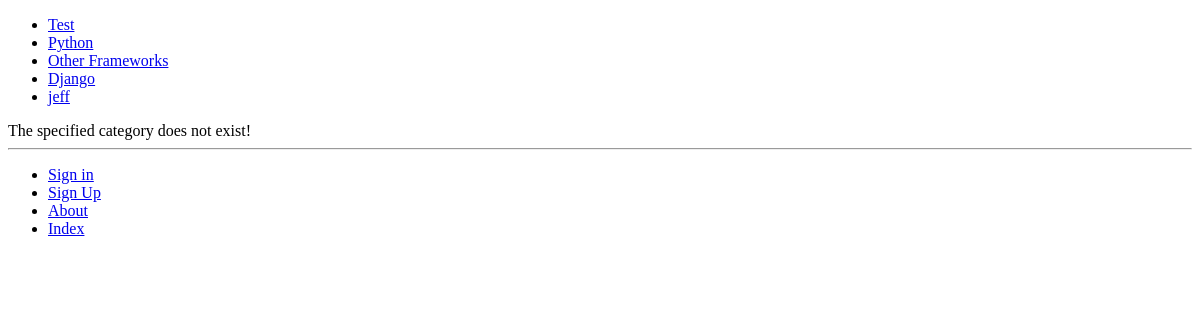
/rango/category/test/, run on an earlier commit of the app's database.
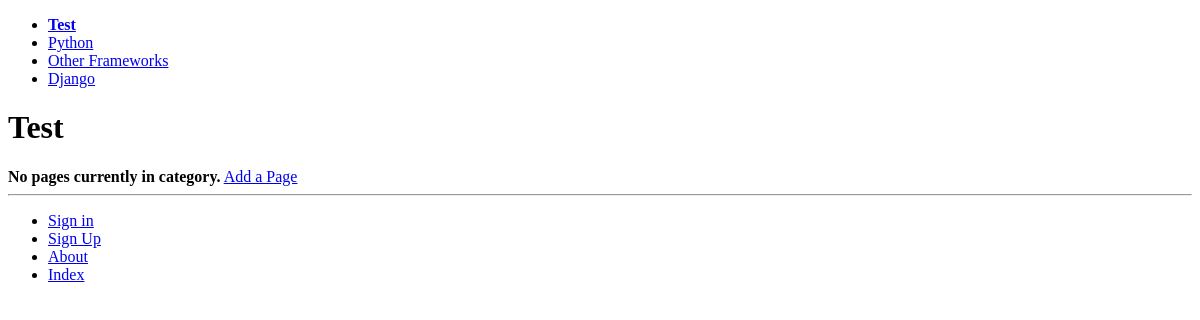
And on a later commit of the database.
### rango/models.py (models this page shows, shortened)
class Category(models.Model):
	name = models.CharField(max_length=128, unique=True)
	views = models.IntegerField(default=0)
	likes = models.IntegerField(default=0)
	slug = models.SlugField(unique=True)
	class Meta:
		verbose_name_plural = 'categories'

### rango/views.py (the view)
def show_category(request, category_name_slug):
	context_dict = {}
	try:
		category = Category.objects.get(slug=category_name_slug)
		pages = Page.objects.filter(category=category)
		context_dict['pages'] = pages
		context_dict['category'] = category
	except Category.DoesNotExist:
		context_dict['category'] = None
		context_dict['pages'] = None
	return render(request, 'rango/category.html', context_dict)

### rango/templatetags/rango_template_tags.py (called while the page is built)
@register.inclusion_tag('rango/cats.html')
def get_category_list(cat=None):
	return {'cats': Category.objects.all(),
		'act_cat': cat}

### templates/rango/category.html (shortened to what this page needs)
{% extends 'rango/base.html' %}
{% load staticfiles %}
{% block body_block %}
	<div>
	{% if category %}
		<h1>{{ category.name }}</h1>
		{% if pages %}
			<ul>
			{% for page in pages %}
				<li><a href="{{ page.url }}">{{ page.title }}</a></li>
			{% endfor %}
			</ul>
		{% else %}
			<strong>No pages currently in category.</strong>
		{% endif %}
		<a href="{% url 'add_page' category.slug %}">Add a Page</a>
	{% else %}
		The specified category does not exist!
	{% endif %}
	</div>
{% endblock %}

### templates/rango/cats.html
<ul>
{% for c in cats %}
	{% if c == act_cat %}
		<li>
		<strong>
			<a href="{% url 'show_category' c.slug %}">{{ c.name }}</a>
		</strong>
		</li>
	{% else %}
		<li>
			<a href="{% url 'show_category' c.slug %}">{{ c.name }}</a>
		</li>
	{% endif %}
{% endfor %}
</ul>

What changed in the data, as far as the page shows it:
removed Category: name "jeff"
changed Category "Test": slug empty → "test" (drawn); name (not shown) → "Test"
Also different on the page:
text no longer shown: "The specified category does not exist!"
text now shown: "No pages currently in category. Add a Page"
